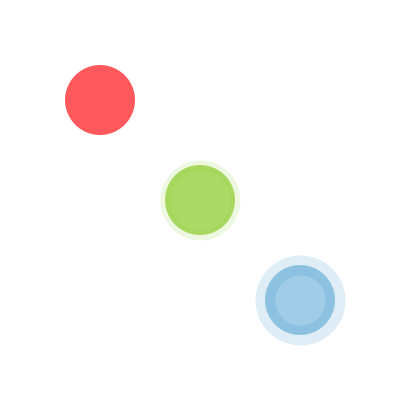
Frame 1 (no input)
Frame 60 (the mouse pressed at the canvas centre just before this capture): identical to frame 1, image omitted
Frame 120 (the mouse held since frame 60 and released just before this capture): identical to frame 1, image omitted

The Processing sketch that drew this single still picture (run headless with seeded random() and noise(); from frame 60 on, the mouse is pressed at the canvas centre):

// Processing sketch: circles
// ── circles.pde
void setup() {
  size(412, 412);
}

void draw() {
  background(255);

  int opacity = 255;
  fill(255, 89, 94, opacity);
  int border = 0;
  strokeWeight(border);
  stroke(255, 89, 94, 37);
  ellipse(100, 100, 70, 70);

  opacity -= 75;
  fill(138, 201, 38, opacity);
  border += 10;
  strokeWeight(border);
  stroke(138, 201, 38, 37);
  ellipse(200, 200, 70, 70);

  opacity -= 75;
  fill(25, 130, 196, opacity);
  border += 10;
  strokeWeight(border);
  stroke(25, 130, 196, 37);
  ellipse(300, 300, 70, 70);
}
